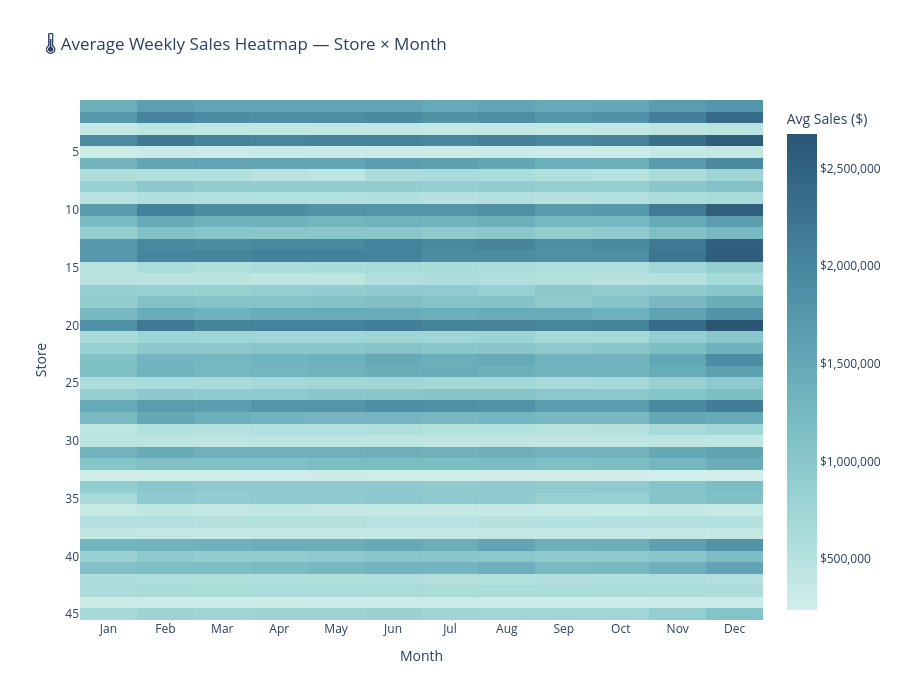

Source (notebook cell):
### Code cell
# ── Chart 5: Heatmap — Store × Month average sales ───────────────────────────
pivot = df.groupby(['Store', 'month'])['Weekly_Sales'].mean().reset_index()

pivot_wide = pivot.pivot(
    index='Store',
    columns='month',
    values='Weekly_Sales'
)

pivot_wide.columns = [
    'Jan', 'Feb', 'Mar', 'Apr', 'May', 'Jun',
    'Jul', 'Aug', 'Sep', 'Oct', 'Nov', 'Dec'
]

fig5 = px.imshow(
    pivot_wide,
    title='🌡️ Average Weekly Sales Heatmap — Store × Month',
    color_continuous_scale='Teal',
    labels=dict(x='Month', y='Store', color='Avg Sales ($)'),
    aspect='auto'
)

fig5.update_layout(
    height=700,
    coloraxis_colorbar=dict(tickformat='$,.0f')
)

fig5.show()

### Figure 1 — Plotly figure (JSON) as saved in the notebook; plotly's stock layout.template omitted (floating-point values rounded to 4 significant figures; data arrays with more than 128 entries replaced by an {"elided": "..."} marker saying what was removed)
{"data": [{"coloraxis": "coloraxis", "hovertemplate": "Month: %{x}<br>Store: %{y}<br>Avg Sales ($): %{z}<extra></extra>", "name": "0", "type": "heatmap", "x": ["Jan", "Feb", "Mar", "Apr", "May", "Jun", "Jul", "Aug", "Sep", "Oct", "Nov", "Dec"], "xaxis": "x", "y": [1, 2, 3, 4, 5, 6, 7, 8, 9, 10, 11, 12, 13, 14, 15, 16, 17, 18, 19, 20, 21, 22, 23, 24, 25, 26, 27, 28, 29, 30, 31, 32, 33, 34, 35, 36, 37, 38, 39, 40, 41, 42, 43, 44, 45], "yaxis": "y", "z": {"elided": "45x12 float values"}}], "layout": {"coloraxis": {"colorbar": {"tickformat": "$,.0f", "title": {"text": "Avg Sales ($)"}}, "colorscale": [[0, "rgb(209, 238, 234)"], [0.1667, "rgb(168, 219, 217)"], [0.3333, "rgb(133, 196, 201)"], [0.5, "rgb(104, 171, 184)"], [0.6667, "rgb(79, 144, 166)"], [0.8333, "rgb(59, 115, 143)"], [1, "rgb(42, 86, 116)"]]}, "height": 700, "title": {"text": "🌡️ Average Weekly Sales Heatmap — Store × Month"}, "xaxis": {"anchor": "y", "domain": [0, 1], "title": {"text": "Month"}}, "yaxis": {"anchor": "x", "autorange": "reversed", "domain": [0, 1], "title": {"text": "Store"}}}}
